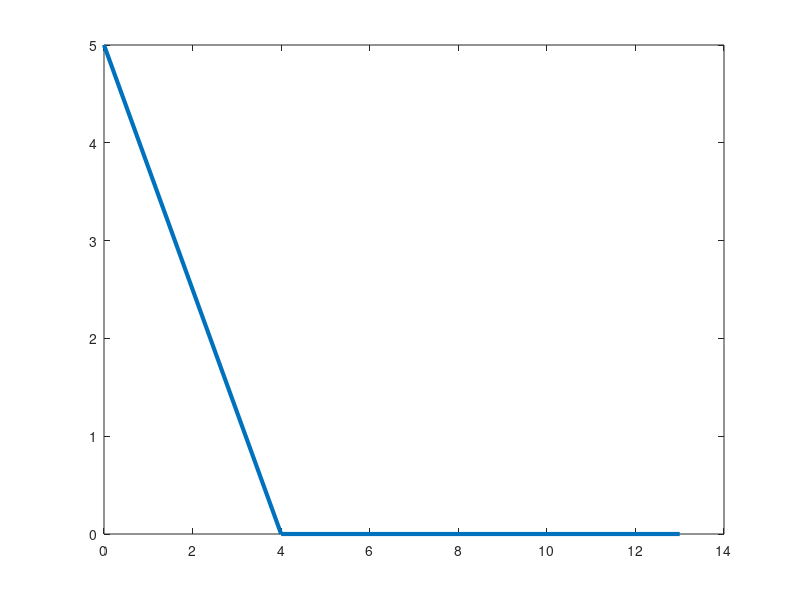

Write the MATLAB code that produced this figure. (Note: this script raises an error after producing the figure.)
%% Optimizing a bird's flight path
% Toby Driscoll, 1st November 2012

%%
% (Chebfun example calc/ForTheBirds.m)
%
% [Tags: #optimisation, #birds]
%%
LW = 'LineWidth'; MS = 'MarkerSize'; format short
close all

%%
% This discussion is based on problem 75 from section 3.7 of [1].

%% The premise
% Suppose a bird is on an island 5 km away from the shore of a large lake.
% She wants to return to her nest, which is another 13 km away along the
% shoreline. However, it's more difficult to fly over water than over land,
% so the path of least energy may not be the most direct one. Instead, she
% may be better off flying to a point that is x km along the shore line,
% then traveling the remaining 13-x km over land.

%%
island = [0,5];  nest = [13,0];    % coordinates of start/end
landfall = [4,0];                  % example with x=4
path = [island;landfall;nest];
plot(path(:,1),path(:,2),LW,3)
text(island(1),island(2),'island','ver','bot','hor','c')
text(nest(1),nest(2),'nest','ver','bot','hor','l')
hold on, plot([island(1);0],[island(2);0],'k--',LW,2)
plot([0;landfall(1)],[0;landfall(2)],'r--',LW,2)
axis([-2 15 -2 7]), axis equal
text(-1,island(2)/2,'5'), text(2,-1,'x'), text(8,-1,'13-x')


%% Finding the optimal path
% We know that the landfall spot x is between 0 and 13, so we will define a
% chebfun for it over that range.
x = chebfun('x',[0 13]);

%%
% As a function of the landfall point, the length of the path over water is
water_length = sqrt(x.^2+25);

%%
% and over land, it's
land_length = 13-x;

%%
% Let's say it takes 40% more energy per km to fly over water than over
% land. If we normalize so that the energy to fly over land is 1 energy
% unit per km, then the total energy is
total_energy = 1*land_length + 1.4*water_length;

%%
% (If we had not chosen to normalize the energy, then the total energy
% would be proportional to this quantity, which is irrelevant to
% minimization.)

%%
clf, plot(total_energy,LW,2), grid on
xlabel('landfall point x'), ylabel('total energy of flight')

%%
% As you can see from the curve, there is a unique value of x that
% minimizes the total energy.
[energy_optimal,x_optimal] = min(total_energy)

%%
% Of course, that minimum point occurs at the single place where the
% derivative of the total energy is zero.
find( diff(total_energy)==0 )

%% Exploring the assumptions
% The "40% more energy" assumption for water flying is a guess at best. How
% does the optimal point vary as a function of the water-to-land ratio?
% Let's explore it over a range from 1 (same energy for both) to 2 (twice
% as much energy over water).

%%
% Each value of the W-to-L ratio will give a different optimal landfall
% point x. We will produce this value by mimicking the optimization step
% above. For example,
WL_ratio = 1.05;
total_energy = land_length + WL_ratio*water_length;
[energy_optimal,x_optimal] = min(total_energy)

%%
% Notice that the optimal strategy in this case is for the bird to fly
% directly to the nest, because the penalty for going over water is quite
% small. Mathematically, the minimum does not occur at a zero in the
% derivative, but at an endpoint of the interval.
clf, subplot(1,2,1), plot(total_energy,LW,2), grid on
xlabel('x'), ylabel('total energy')
subplot(1,2,2), plot(diff(total_energy),LW,2), grid on
xlabel('x'), ylabel('derivative')

%%
% At the other extreme, you would expect that if flying over water is very
% difficult, the best strategy is to go directly to land. However, this is
% never exactly the case:
WL_ratio = 5;
total_energy = land_length + WL_ratio*water_length;
[energy_optimal,x_optimal] = min(total_energy)

%%
WL_ratio = 50;
total_energy = land_length + WL_ratio*water_length;
[energy_optimal,x_optimal] = min(total_energy)


%% Function function
% Rather than just exploring the behavior for individual water-to-land
% ratios, we can construct a new chebfun that captures the entire
% relationship. First, we encode the fact that the total energy function is
% dependent on the W-L ratio:
total_energy_function = @(WL) land_length + WL*water_length;

%%
% It's a little tricky, but the output of that function of the WL parameter
% is a chebfun in the landfall variable x. (Remember, functions can map
% anything to anything, not just numbers to numbers.) The optimal location,
% which depends on WL, is still found as a critical point of the total
% energy. (It's slightly easier to work with the derivative of the energy
% than to extract the second output of the MIN function.)
optimal_landfall_function = @(WL) find( diff(total_energy_function(WL))==0 );

%%
% The output of this function is now a number for each given value of WL.
% Our original result is simply
optimal_landfall_function(1.4)

%%
% So, now we construct a chebfun to capture the dependence on WL. (The
% 'vectorize' argument tells chebfun that our function expects only one
% value of WL at a time.)
optimal_landfall = chebfun( optimal_landfall_function, [1.1 5], 'vectorize');
clf, plot(optimal_landfall,LW,2), grid on
xlabel('water-to-land energy ratio'), ylabel('optimal landfall position')

%%
% In practice, it's easy to observe the behavior of birds but very
% difficult to estimate the true value of WL. We can turn the problem
% around. It's reasonable to assume that evolution has honed the instinct
% of our bird to behave optimally. So if, for example, we observed that
% x=4.5 was chosen on average, then we might conclude that the actual
% water-to-land energy ratio is
find( optimal_landfall==4.5 )

%%
% References:
%
% [1] J. Stewart, Calculus, 7th edition. Brooks/Cole, 2012. 
